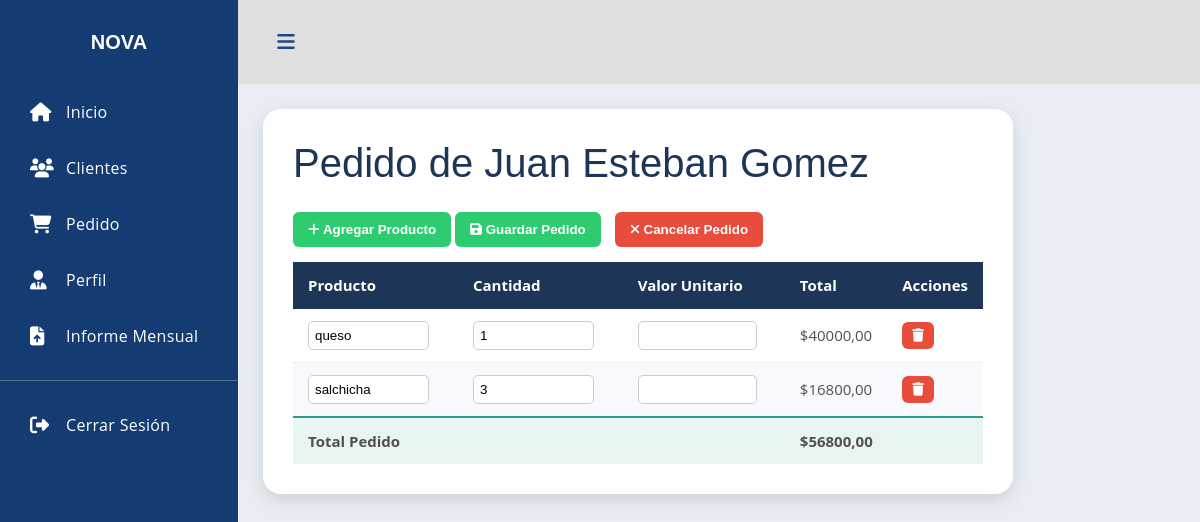
Page /pedidos/detalle/34/ on the earlier database version.
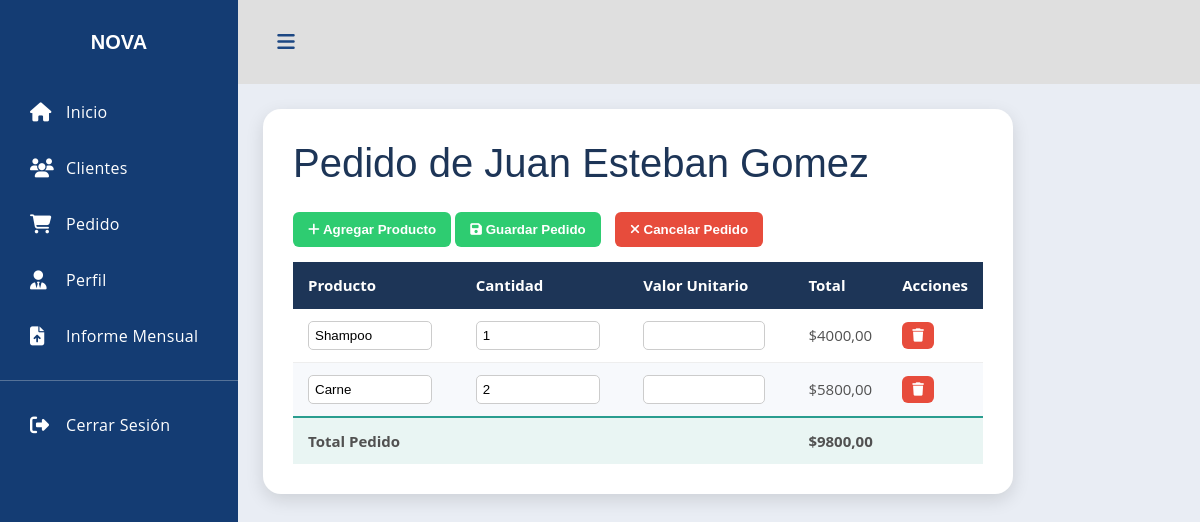
Same page on the later database version.
### pedido/models.py (models this page shows, shortened)
class Pedido(models.Model):
    id_pedido = models.AutoField(primary_key=True)
    cliente = models.ForeignKey(
        Cliente,
        on_delete=models.CASCADE,
        related_name="pedidos"
    )
    fecha_pedido = models.DateTimeField(auto_now_add=True)
    total = models.DecimalField(max_digits=10, decimal_places=2, default=0)
    estado= models.CharField(
        max_length=20,
        choices=[("Pendiente", "Pendiente"), ("Pagado", "Pagado"), ("Cancelado", "Cancelado")],
        default="Pendiente"
    )

class DetallePedido(models.Model):
    pedido = models.ForeignKey(Pedido, on_delete=models.CASCADE, related_name="detalles")
    nombre_producto = models.CharField(max_length=255)
    cantidad = models.IntegerField()
    precio = models.DecimalField(max_digits=10, decimal_places=2)
    subtotal = models.DecimalField(max_digits=10, decimal_places=2)

### CreacionUsu/models.py (models this page shows, shortened)
class Cliente(models.Model):
    id_cliente = models.AutoField(primary_key=True)
    nombre = models.CharField(max_length=200)
    telefono = models.CharField(max_length=20)
    direccion = models.CharField(max_length=255)
    correo = models.EmailField(blank=True, null=True)
    fecha_registro = models.DateTimeField(auto_now_add=True)

### pedido/views.py (the view)
# urls.py: path('detalle/<int:id_pedido>/', views.detalle_pedido, name='detalle_pedido'),
def detalle_pedido(request, id_pedido):
    pedido = get_object_or_404(Pedido, id_pedido=id_pedido)
    detalles = DetallePedido.objects.filter(pedido=pedido)
    total = sum(d.subtotal for d in detalles)
    return render(request, "pedido/detalle_pedido.html", {
        "pedido": pedido,
        "detalles": detalles,
        "total": total
    })

### pedido/templates/pedido/detalle_pedido.html (shortened to what this page needs)
{% extends 'menu/menu.html' %}
{% load static %}
{% block content %}
<link rel="stylesheet" href="{% static 'pedido/css/detalle_pedido.css' %}">
<div class="detalle-pedido">
<h1 class="titulo-detalle">Pedido de {{ pedido.cliente.nombre }}</h1>
<div class="acciones-pedido">
<button class="btn-agregar" onclick="agregarProducto()">
<i class="fa fa-plus"></i> Agregar Producto
</button>
<button class="btn-agregar" onclick="guardarPedido()">
<i class="fa fa-save"></i> Guardar Pedido
</button>
<button class="btn-cancelar" onclick="cancelarPedido({{ pedido.id_pedido }})">
<i class="fa fa-times"></i> Cancelar Pedido
</button>
</div>
<table class="tabla-pedido">
<thead>
<tr>
<th>Producto</th>
<th>Cantidad</th>
<th>Valor Unitario</th>
<th>Total</th>
<th>Acciones</th>
</tr>
</thead>
<tbody id="tablaProductos">
{% for d in detalles %}
<tr id="fila-{{ d.id }}">
<td>
<input type="text" class="input-nombre" value="{{ d.nombre_producto }}">
</td>
<td>
<input type="number"
class="input-cantidad"
value="{{ d.cantidad }}"
oninput="recalcular({{ d.id }})">
</td>
<td>
<input type="number"
step="0.01"
class="input-precio"
value="{{ d.precio|floatformat:2 }}"
oninput="recalcular({{ d.id }})">
</td>
<td class="subtotal" id="subtotal-{{ d.id }}">
${{ d.subtotal }}
</td>
<td>
<button class="btn-eliminar" onclick="eliminarProducto({{ d.id }})">
<i class="fa fa-trash"></i>
</button>
</td>
</tr>
{% endfor %}
</tbody>
<tfoot>
<tr class="total-row">
<td colspan="3"><strong>Total Pedido</strong></td>
<td colspan="2"><strong id="totalPedido">${{ total }}</strong></td>
</tr>
</tfoot>
</table>
</div>
{% endblock %}

### menu/templates/menu/menu.html (shortened to what this page needs)
{% load static %}
<!DOCTYPE html>
<html lang="es">
<head>
    <link rel="stylesheet" href="{% static 'menu/CSS/style.css' %}">
    <link rel="stylesheet" href="{% static 'menu/CSS/pedido.css' %}">
    <link rel="stylesheet" href="https://cdnjs.cloudflare.com/ajax/libs/font-awesome/6.5.0/css/all.min.css">
</head>
<body>
    <div class='dashboard'>
    <div class="dashboard-nav">
        <header>
            <a href="#" class="brand-logo"><span>NOVA</span></a>
        </header>
        <nav class="dashboard-nav-list">
            <a href="{% url 'menu' %}" class="dashboard-nav-item"><i class="fas fa-home"></i> Inicio</a>
            <a href="{% url 'lista_clientes' %}" class="dashboard-nav-item"><i class="fas fa-users"></i> Clientes</a>
            <a href="{% url 'crear_pedido' %}" class="dashboard-nav-item"><i class="fas fa-shopping-cart"></i> Pedido</a>
            <a href="{% url 'config_dashboard' %}" class="dashboard-nav-item"><i class="fas fa-user-tie"></i>  Perfil</a>
            <a href="{% url 'informe_mensual' %}" class="dashboard-nav-item"><i class="fas fa-file-upload"></i> Informe Mensual</a>
            <div class="nav-item-divider"></div>
            <a href="{% url 'login' %}" class="dashboard-nav-item"><i class="fas fa-sign-out-alt"></i> Cerrar Sesión</a>
        </nav>
    </div>
    <div class='dashboard-app'>
        <header class='dashboard-toolbar'>
            <a href="#" class="menu-toggle"><i class="fas fa-bars"></i></a>
        </header>
        <div class='dashboard-content'>
            <div class='container'>
                {% block content %}{% endblock %}
            </div>
        </div>
    </div>
</div>
</body>
</html>

### menu/static/menu/CSS/style.css (style rules this page uses)
:root { --font-family-sans-serif: "Open Sans", -apple-system, BlinkMacSystemFont, "Segoe UI", Roboto, "Helvetica Neue", Arial, sans-serif, "Apple Color Emoji", "Segoe UI Emoji", "Segoe UI Symbol", "Noto Color Emoji"; }
*, *::before, *::after { -webkit-box-sizing: border-box; box-sizing: border-box; }
html { font-family: sans-serif; line-height: 1.15; -webkit-text-size-adjust: 100%; -webkit-tap-highlight-color: rgba(0, 0, 0, 0); }
nav { display: block; }
body { margin: 0; font-family: "Open Sans", -apple-system, BlinkMacSystemFont, "Segoe UI", Roboto, "Helvetica Neue", Arial, sans-serif, "Apple Color Emoji", "Segoe UI Emoji", "Segoe UI Symbol", "Noto Color Emoji"; font-size: 1rem; font-weight: 400; line-height: 1.5; color: #515151; text-align: left; background-color: #e9edf4; }
h1, h2, h3, h4, h5, h6 { margin-top: 0; margin-bottom: 0.5rem; }
a { color: #3f84fc; text-decoration: none; background-color: transparent; }
h1, h2, h3, h4, h5, h6, .h1, .h2, .h3, .h4, .h5, .h6 { font-family: "Nunito", sans-serif; margin-bottom: 0.5rem; font-weight: 500; line-height: 1.2; }
h1, .h1 { font-size: 2.5rem; font-weight: normal; }
.dashboard { display: -webkit-box; display: -webkit-flex; display: -ms-flexbox; display: flex; min-height: 100vh; }
.dashboard-app { display: -webkit-box; display: -webkit-flex; display: -ms-flexbox; display: flex; -webkit-box-orient: vertical; -webkit-box-direction: normal; -webkit-flex-direction: column; -ms-flex-direction: column; flex-direction: column; -webkit-box-flex: 2; -webkit-flex-grow: 2; -ms-flex-positive: 2; flex-grow: 2; margin-top: 84px; }
.dashboard-content { -webkit-box-flex: 2; -webkit-flex-grow: 2; -ms-flex-positive: 2; flex-grow: 2; padding: 25px; }
.dashboard-nav { min-width: 238px; position: fixed; left: 0; top: 0; bottom: 0; overflow: auto; background-color: #1c4783; }
.dashboard-nav header { min-height: 84px; padding: 8px 27px; display: -webkit-box; display: -webkit-flex; display: -ms-flexbox; display: flex; -webkit-box-pack: center; -webkit-justify-content: center; -ms-flex-pack: center; justify-content: center; -webkit-box-align: center; -webkit-align-items: center; -ms-flex-align: center; align-items: center; }
.dashboard-nav a { color: #515151; }
.dashboard-nav { background-color: #143c73; }
.dashboard-nav a { color: #fff; }
.brand-logo { font-family: "Nunito", sans-serif; font-weight: bold; font-size: 20px; display: -webkit-box; display: -webkit-flex; display: -ms-flexbox; display: flex; color: #515151; -webkit-box-align: center; -webkit-align-items: center; -ms-flex-align: center; align-items: center; }
.dashboard-nav-list { display: -webkit-box; display: -webkit-flex; display: -ms-flexbox; display: flex; -webkit-box-orient: vertical; -webkit-box-direction: normal; -webkit-flex-direction: column; -ms-flex-direction: column; flex-direction: column; }
.dashboard-nav-item { min-height: 56px; padding: 8px 20px 8px 70px; display: -webkit-box; display: -webkit-flex; display: -ms-flexbox; display: flex; -webkit-box-align: center; -webkit-align-items: center; -ms-flex-align: center; align-items: center; letter-spacing: 0.02em; transition: ease-out 0.5s; }
.dashboard-nav-item i { width: 36px; font-size: 19px; margin-left: -40px; }
.menu-toggle { position: relative; width: 42px; height: 42px; display: -webkit-box; display: -webkit-flex; display: -ms-flexbox; display: flex; -webkit-box-align: center; -webkit-align-items: center; -ms-flex-align: center; align-items: center; -webkit-box-pack: center; -webkit-justify-content: center; -ms-flex-pack: center; justify-content: center; color: #1c4783; }
.menu-toggle i { font-size: 20px; }
.dashboard-toolbar { min-height: 84px; background-color: #dfdfdf; display: -webkit-box; display: -webkit-flex; display: -ms-flexbox; display: flex; -webkit-box-align: center; -webkit-align-items: center; -ms-flex-align: center; align-items: center; padding: 8px 27px; position: fixed; top: 0; right: 0; left: 0; z-index: 1000; }
.nav-item-divider { height: 1px; margin: 1rem 0; overflow: hidden; background-color: rgba(236, 238, 239, 0.3); }
@media (min-width: 992px) { .dashboard-app { margin-left: 238px; } }
@media (min-width: 992px) { .dashboard-toolbar { left: 238px; } }

Differences in the rows shown:
removed DetallePedido: nombre_producto "queso", cantidad "1", subtotal "40000,00"
removed DetallePedido: nombre_producto "salchicha", cantidad "3", subtotal "16800,00"
added DetallePedido: nombre_producto "Shampoo", cantidad "1", subtotal "4000,00"
added DetallePedido: nombre_producto "Carne", cantidad "2", subtotal "5800,00"
Other differences:
{{ total }}: "56800,00" → "9800,00"
